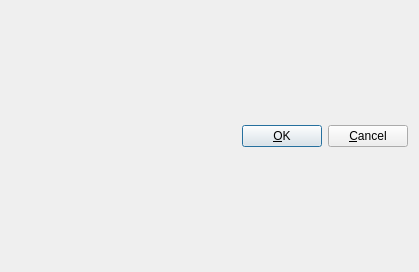
<?xml version="1.0" encoding="UTF-8"?>
<ui version="4.0" stdsetdef="1">
  <author></author>
  <comment>  Copyright 2017 Google Inc.
 Licensed under the Apache License, Version 2.0 (the &quot;License&quot;);
 you may not use this file except in compliance with the License.
 You may obtain a copy of the License at
 http://www.apache.org/licenses/LICENSE-2.0
 Unless required by applicable law or agreed to in writing, software
 distributed under the License is distributed on an &quot;AS IS&quot; BASIS,
 WITHOUT WARRANTIES OR CONDITIONS OF ANY KIND, either express or implied.
 See the License for the specific language governing permissions and
</comment>
  <exportmacro></exportmacro>
  <class>NewAssetBase</class>
  <widget class="QDialog" name="NewAssetBase">
    <property name="geometry">
      <rect>
        <x>0</x>
        <y>0</y>
        <width>419</width>
        <height>272</height>
      </rect>
    </property>
    <property name="windowTitle">
      <string>New Asset</string>
    </property>
    <layout class="QGridLayout">
      <item row="1" column="0">
        <layout class="QHBoxLayout">
          <item>
            <spacer name="spacer21">
              <property name="sizeHint">
                <size>
                  <width>301</width>
                  <height>21</height>
                </size>
              </property>
              <property name="sizeType">
                <enum>QSizePolicy::Expanding</enum>
              </property>
              <property name="orientation">
                <enum>Qt::Horizontal</enum>
              </property>
            </spacer>
          </item>
          <item>
            <widget class="QPushButton" name="ok_btn">
              <property name="text">
                <string>&amp;OK</string>
              </property>
              <property name="shortcut">
                <string>Alt+O</string>
              </property>
              <property name="default">
                <bool>true</bool>
              </property>
            </widget>
          </item>
          <item>
            <widget class="QPushButton" name="cancel_btn">
              <property name="text">
                <string>&amp;Cancel</string>
              </property>
              <property name="shortcut">
                <string>Alt+C</string>
              </property>
            </widget>
          </item>
        </layout>
      </item>
      <item row="0" column="0">
      </item>
    </layout>
  </widget>
  <layoutdefault spacing="6" margin="11"/>
  <pixmapfunction>qPixmapFromMimeSource</pixmapfunction>
  <connections>
    <connection>
      <sender>ok_btn</sender>
      <signal>clicked()</signal>
      <receiver>NewAssetBase</receiver>
      <slot>accept()</slot>
    </connection>
    <connection>
      <sender>cancel_btn</sender>
      <signal>clicked()</signal>
      <receiver>NewAssetBase</receiver>
      <slot>reject()</slot>
    </connection>
    <connection>
    </connection>
  </connections>
</ui>
